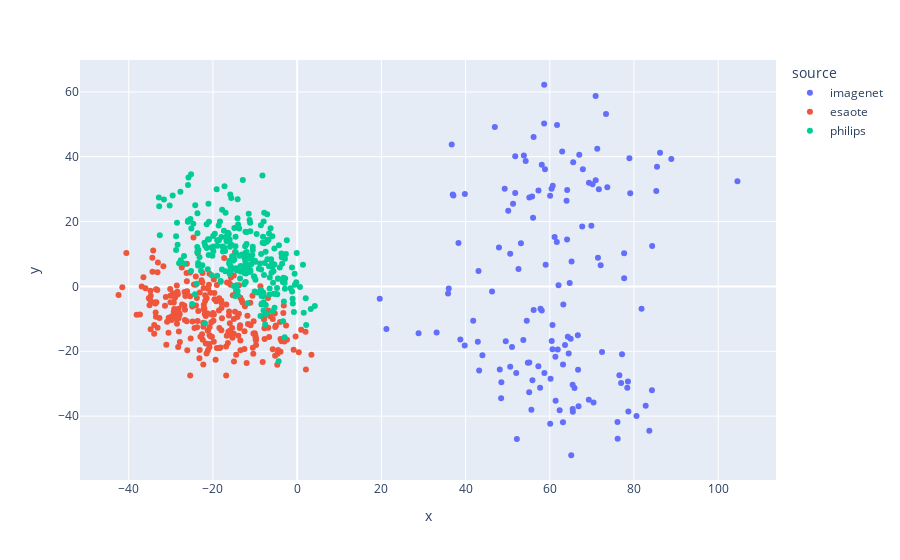

This figure's notebook cell:
### Code cell
px.scatter(tsne_frame,x='x', y='y',color='source')

### Figure 1 — Plotly figure (JSON) as saved in the notebook; plotly's stock layout.template omitted (floating-point values rounded to 4 significant figures; data arrays with more than 128 entries replaced by an {"elided": "..."} marker saying what was removed)
{"data": [{"hovertemplate": "source=imagenet<br>x=%{x}<br>y=%{y}<extra></extra>", "legendgroup": "imagenet", "marker": {"color": "#636efa", "symbol": "circle"}, "mode": "markers", "name": "imagenet", "orientation": "v", "showlegend": true, "type": "scatter", "x": {"elided": "140 float values"}, "xaxis": "x", "y": {"elided": "140 float values"}, "yaxis": "y"}, {"hovertemplate": "source=esaote<br>x=%{x}<br>y=%{y}<extra></extra>", "legendgroup": "esaote", "marker": {"color": "#EF553B", "symbol": "circle"}, "mode": "markers", "name": "esaote", "orientation": "v", "showlegend": true, "type": "scatter", "x": {"elided": "256 float values"}, "xaxis": "x", "y": {"elided": "256 float values"}, "yaxis": "y"}, {"hovertemplate": "source=philips<br>x=%{x}<br>y=%{y}<extra></extra>", "legendgroup": "philips", "marker": {"color": "#00cc96", "symbol": "circle"}, "mode": "markers", "name": "philips", "orientation": "v", "showlegend": true, "type": "scatter", "x": {"elided": "256 float values"}, "xaxis": "x", "y": {"elided": "256 float values"}, "yaxis": "y"}], "layout": {"legend": {"title": {"text": "source"}, "tracegroupgap": 0}, "margin": {"t": 60}, "xaxis": {"anchor": "y", "domain": [0, 1], "title": {"text": "x"}}, "yaxis": {"anchor": "x", "domain": [0, 1], "title": {"text": "y"}}}}
